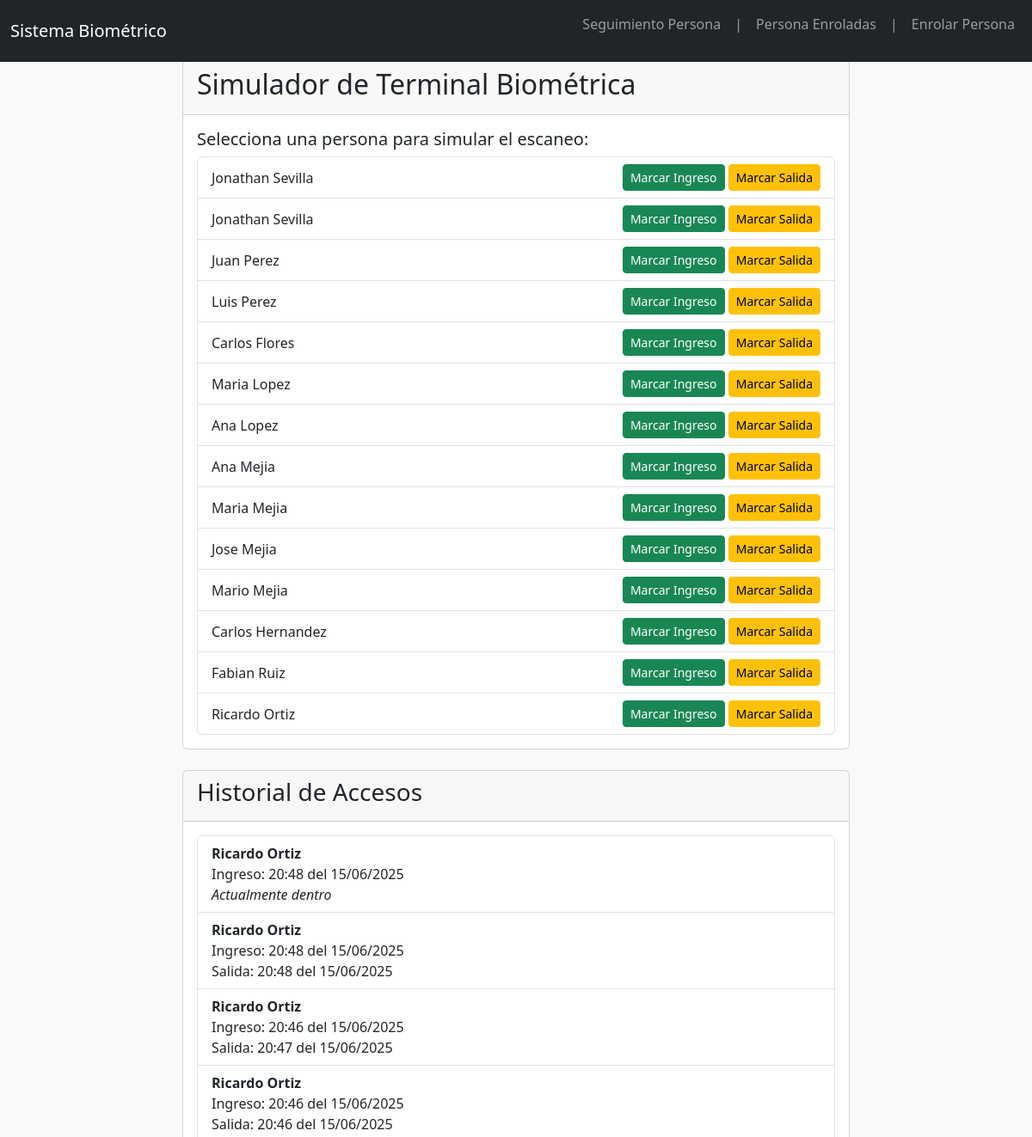
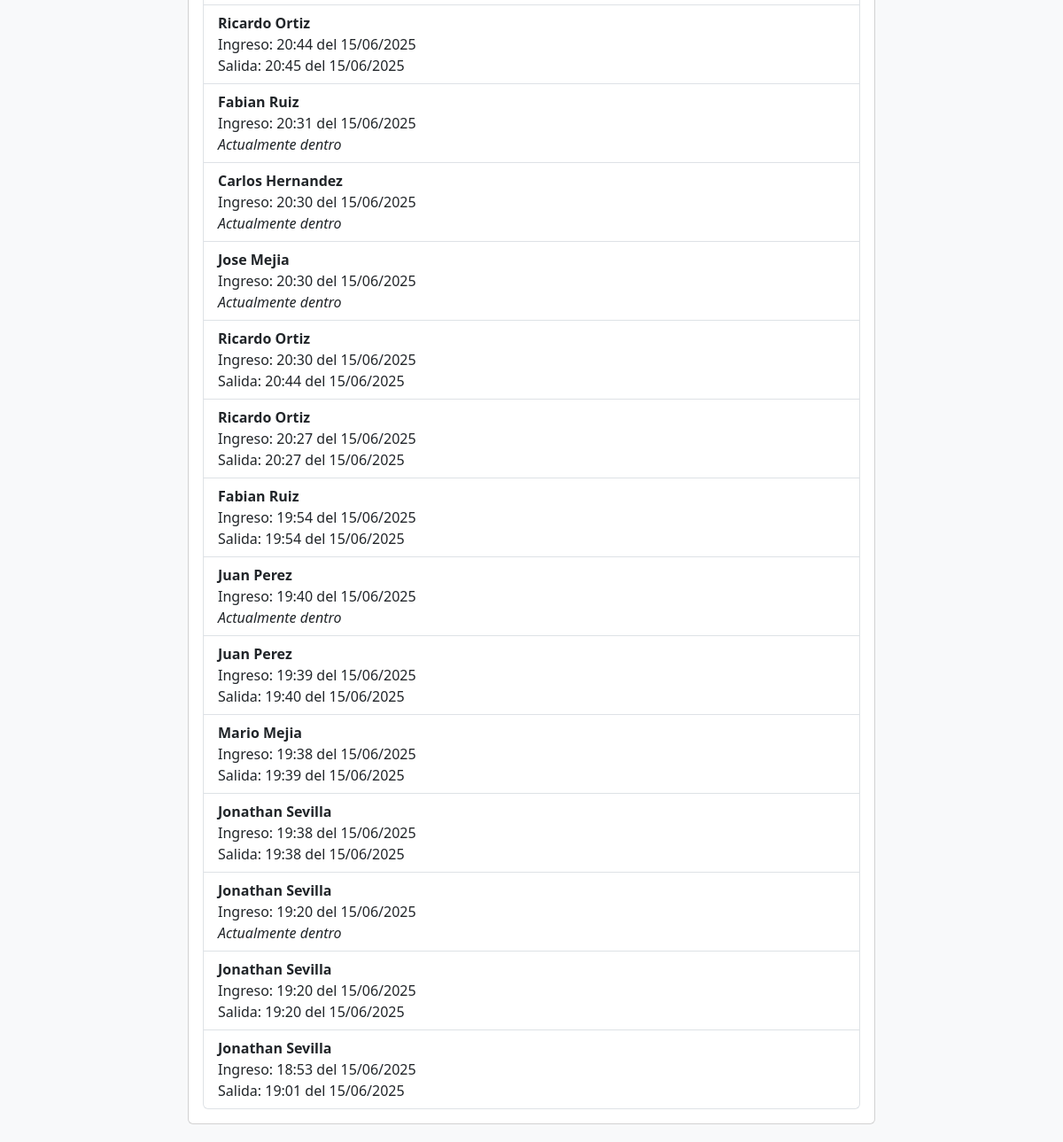
The page / on the database its author committed (2 pictures, top to bottom).
### app/models.py (models this page shows, shortened)
class Persona(models.Model):
    nombre = models.CharField(max_length=100)
    apellido = models.CharField(max_length=100)
    identificador_unico = models.CharField(max_length=50, unique=True)

class RegistroAcceso(models.Model):
    persona = models.ForeignKey(Persona, on_delete=models.CASCADE)
    fecha_hora_ingreso = models.DateTimeField(auto_now_add=True)
    fecha_hora_salida = models.DateTimeField(null=True, blank=True)

### app/views.py (the view)
# urls.py: path('', pagina_seguimiento, name='pagina_seguimiento'),
def pagina_seguimiento(request):
    personas = Persona.objects.all()
    registros_activos = RegistroAcceso.objects.filter(fecha_hora_salida__isnull=True)
    historial = RegistroAcceso.objects.select_related('persona').order_by('-fecha_hora_ingreso')
    return render(request, 'app/seguimiento.html', {
        'personas': personas,
        'registros_activos': registros_activos,
        'historial': historial,
    })

### app/templates/app/seguimiento.html (shortened to what this page needs)
{% extends 'app/base.html' %}
{% block content %}
<div class="card">
    <div class="card-header">
        <h2>Simulador de Terminal Biométrica</h2>
    </div>
    <div class="card-body">
        <h5 class="card-title">Selecciona una persona para simular el escaneo:</h5>
        <div class="list-group">
            {% for persona in personas %}
            <div class="list-group-item d-flex justify-content-between align-items-center">
                {{ persona.nombre }} {{ persona.apellido }}
                <span>
                    <a href="{% url 'app:registrar_ingreso' persona.id %}" class="btn btn-success btn-sm">Marcar Ingreso</a>
                    <a href="{% url 'app:registrar_salida' persona.id %}" class="btn btn-warning btn-sm">Marcar Salida</a>
                </span>
            </div>
            {% empty %}
            <p class="list-group-item">No hay personas enroladas todavía.</p>
            {% endfor %}
        </div>
    </div>
</div>
<div class="card mt-4">
    <div class="card-header">
        <h3>Historial de Accesos</h3>
    </div>
    <div class="card-body">
        <ul class="list-group">
            {% for registro in historial %}
            <li class="list-group-item">
                <strong>{{ registro.persona.nombre }} {{ registro.persona.apellido }}</strong><br>
                Ingreso: {{ registro.fecha_hora_ingreso|time:"H:i" }} del {{ registro.fecha_hora_ingreso|date:"d/m/Y" }}
                {% if registro.fecha_hora_salida %}
                <br>
                Salida: {{ registro.fecha_hora_salida|time:"H:i" }} del {{ registro.fecha_hora_salida|date:"d/m/Y" }}
                {% else %}
                <br>
                <em>Actualmente dentro</em>
                {% endif %}
            </li>
            {% empty %}
            <li class="list-group-item">No hay registros de acceso todavía.</li>
            {% endfor %}
        </ul>
    </div>
</div>
{% endblock %}

### app/templates/app/base.html (shortened to what this page needs)
<!doctype html>
<html lang="es">
<head>
    <link href="https://cdn.jsdelivr.net/npm/bootstrap@5.3.3/dist/css/bootstrap.min.css" rel="stylesheet">
</head>
<body>
    <nav class="navbar navbar-expand-lg navbar-dark bg-dark fixed-top">
        <div class="container-fluid">
            <a class="navbar-brand" href="{% url 'app:pagina_seguimiento' %}">Sistema Biométrico</a>
            <div class="collapse navbar-collapse" id="navbarNav">
                <ul class="navbar-nav ms-auto">
                    <li class="nav-item">
                        <a class="nav-link" href="{% url 'app:pagina_seguimiento' %}">Seguimiento Persona</a>
                    </li>
                    <p class="nav-link">|</p>
                    <li class="nav-item">
                        <a class="nav-link" href="{% url 'app:lista_personas' %}">Persona Enroladas</a>
                    </li>
                    <p class="nav-link">|</p>
                    <li class="nav-item">
                        <a class="nav-link" href="{% url 'app:enrolar_persona' %}">Enrolar Persona</a>
                    </li>
                </ul>
            </div>
        </div>
    </nav>
    <main class="container">
        {% block content %}
        {% endblock %}
    </main>
</body>
</html>

### app/templates/app/base.html (style rules this page uses)
body { padding-top: 70px; background-color: #f8f9fa; }
.container { max-width: 800px; }
.card { margin-bottom: 20px; }

### rows shown on the page
Persona: nombre "Jonathan", apellido "Sevilla"
Persona: nombre "Jonathan", apellido "Sevilla"
Persona: nombre "Juan", apellido "Perez"
Persona: nombre "Luis", apellido "Perez"
Persona: nombre "Carlos", apellido "Flores"
Persona: nombre "Maria", apellido "Lopez"
Persona: nombre "Ana", apellido "Lopez"
Persona: nombre "Ana", apellido "Mejia"
Persona: nombre "Maria", apellido "Mejia"
Persona: nombre "Jose", apellido "Mejia"
Persona: nombre "Mario", apellido "Mejia"
Persona: nombre "Carlos", apellido "Hernandez"
Persona: nombre "Fabian", apellido "Ruiz"
Persona: nombre "Ricardo", apellido "Ortiz"
RegistroAcceso: persona.nombre "Ricardo", persona.apellido "Ortiz", fecha_hora_ingreso "20:48", fecha_hora_ingreso "15/06/2025", shows "Actualmente dentro"
RegistroAcceso: persona.nombre "Ricardo", persona.apellido "Ortiz", fecha_hora_ingreso "20:48", fecha_hora_ingreso "15/06/2025", fecha_hora_salida "20:48", fecha_hora_salida "15/06/2025"
RegistroAcceso: persona.nombre "Ricardo", persona.apellido "Ortiz", fecha_hora_ingreso "20:46", fecha_hora_ingreso "15/06/2025", fecha_hora_salida "20:47", fecha_hora_salida "15/06/2025"
RegistroAcceso: persona.nombre "Ricardo", persona.apellido "Ortiz", fecha_hora_ingreso "20:46", fecha_hora_ingreso "15/06/2025", fecha_hora_salida "20:46", fecha_hora_salida "15/06/2025"
RegistroAcceso: persona.nombre "Ricardo", persona.apellido "Ortiz", fecha_hora_ingreso "20:44", fecha_hora_ingreso "15/06/2025", fecha_hora_salida "20:45", fecha_hora_salida "15/06/2025"
RegistroAcceso: persona.nombre "Fabian", persona.apellido "Ruiz", fecha_hora_ingreso "20:31", fecha_hora_ingreso "15/06/2025", shows "Actualmente dentro"
RegistroAcceso: persona.nombre "Carlos", persona.apellido "Hernandez", fecha_hora_ingreso "20:30", fecha_hora_ingreso "15/06/2025", shows "Actualmente dentro"
RegistroAcceso: persona.nombre "Jose", persona.apellido "Mejia", fecha_hora_ingreso "20:30", fecha_hora_ingreso "15/06/2025", shows "Actualmente dentro"
RegistroAcceso: persona.nombre "Ricardo", persona.apellido "Ortiz", fecha_hora_ingreso "20:30", fecha_hora_ingreso "15/06/2025", fecha_hora_salida "20:44", fecha_hora_salida "15/06/2025"
RegistroAcceso: persona.nombre "Ricardo", persona.apellido "Ortiz", fecha_hora_ingreso "20:27", fecha_hora_ingreso "15/06/2025", fecha_hora_salida "20:27", fecha_hora_salida "15/06/2025"
RegistroAcceso: persona.nombre "Fabian", persona.apellido "Ruiz", fecha_hora_ingreso "19:54", fecha_hora_ingreso "15/06/2025", fecha_hora_salida "19:54", fecha_hora_salida "15/06/2025"
RegistroAcceso: persona.nombre "Juan", persona.apellido "Perez", fecha_hora_ingreso "19:40", fecha_hora_ingreso "15/06/2025", shows "Actualmente dentro"
RegistroAcceso: persona.nombre "Juan", persona.apellido "Perez", fecha_hora_ingreso "19:39", fecha_hora_ingreso "15/06/2025", fecha_hora_salida "19:40", fecha_hora_salida "15/06/2025"
RegistroAcceso: persona.nombre "Mario", persona.apellido "Mejia", fecha_hora_ingreso "19:38", fecha_hora_ingreso "15/06/2025", fecha_hora_salida "19:39", fecha_hora_salida "15/06/2025"
RegistroAcceso: persona.nombre "Jonathan", persona.apellido "Sevilla", fecha_hora_ingreso "19:38", fecha_hora_ingreso "15/06/2025", fecha_hora_salida "19:38", fecha_hora_salida "15/06/2025"
RegistroAcceso: persona.nombre "Jonathan", persona.apellido "Sevilla", fecha_hora_ingreso "19:20", fecha_hora_ingreso "15/06/2025", shows "Actualmente dentro"
RegistroAcceso: persona.nombre "Jonathan", persona.apellido "Sevilla", fecha_hora_ingreso "19:20", fecha_hora_ingreso "15/06/2025", fecha_hora_salida "19:20", fecha_hora_salida "15/06/2025"
RegistroAcceso: persona.nombre "Jonathan", persona.apellido "Sevilla", fecha_hora_ingreso "18:53", fecha_hora_ingreso "15/06/2025", fecha_hora_salida "19:01", fecha_hora_salida "15/06/2025"
